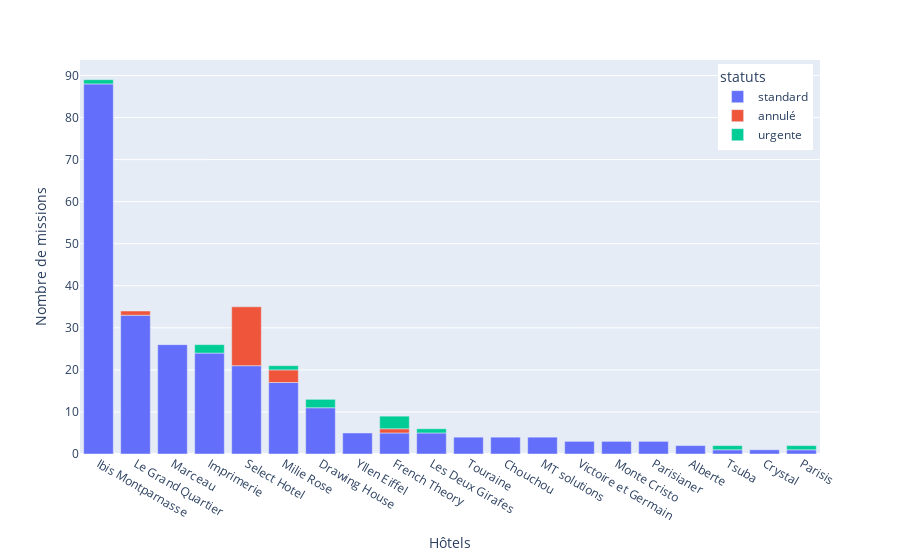

Notebook code cell kept with this figure:
### Code cell
date = "09-2023"
monthly_missions_status = (
    data[(data["periode_debut"] == date)]
    .groupby(["Propriété_clean", "statuts"])
    .count()
    .reset_index()
    .sort_values(by="Propriété", ascending=False)
    .iloc[:, :3]
)
fig = px.bar(
    monthly_missions_status, x="Propriété_clean", y="Propriété", color="statuts"
)

fig.update_layout(legend=dict(yanchor="top", y=0.99, xanchor="right", x=0.99))

fig.update_xaxes(title_text="Hôtels")
fig.update_yaxes(title_text="Nombre de missions")

### Figure 1 — Plotly figure (JSON) as saved in the notebook; plotly's stock layout.template omitted (floating-point values rounded to 4 significant figures)
{"data": [{"alignmentgroup": "True", "hovertemplate": "statuts=standard<br>Propriété_clean=%{x}<br>Propriété=%{y}<extra></extra>", "legendgroup": "standard", "marker": {"color": "#636efa", "pattern": {"shape": ""}}, "name": "standard", "offsetgroup": "standard", "orientation": "v", "showlegend": true, "textposition": "auto", "type": "bar", "x": ["Ibis Montparnasse", "Le Grand Quartier", "Marceau", "Imprimerie", "Select Hotel", "Milie Rose", "Drawing House", "Yllen Eiffel", "French Theory", "Les Deux Girafes", "Touraine", "Chouchou", "MT solutions ", "Victoire et Germain", "Monte Cristo", "Parisianer", "Alberte ", "Tsuba", "Crystal", "Parisis"], "xaxis": "x", "y": [88, 33, 26, 24, 21, 17, 11, 5, 5, 5, 4, 4, 4, 3, 3, 3, 2, 1, 1, 1], "yaxis": "y"}, {"alignmentgroup": "True", "hovertemplate": "statuts=annulé<br>Propriété_clean=%{x}<br>Propriété=%{y}<extra></extra>", "legendgroup": "annulé", "marker": {"color": "#EF553B", "pattern": {"shape": ""}}, "name": "annulé", "offsetgroup": "annulé", "orientation": "v", "showlegend": true, "textposition": "auto", "type": "bar", "x": ["Select Hotel", "Milie Rose", "Le Grand Quartier", "French Theory"], "xaxis": "x", "y": [14, 3, 1, 1], "yaxis": "y"}, {"alignmentgroup": "True", "hovertemplate": "statuts=urgente<br>Propriété_clean=%{x}<br>Propriété=%{y}<extra></extra>", "legendgroup": "urgente", "marker": {"color": "#00cc96", "pattern": {"shape": ""}}, "name": "urgente", "offsetgroup": "urgente", "orientation": "v", "showlegend": true, "textposition": "auto", "type": "bar", "x": ["French Theory", "Drawing House", "Imprimerie", "Tsuba", "Parisis", "Les Deux Girafes", "Milie Rose", "Ibis Montparnasse"], "xaxis": "x", "y": [3, 2, 2, 1, 1, 1, 1, 1], "yaxis": "y"}], "layout": {"barmode": "relative", "legend": {"title": {"text": "statuts"}, "tracegroupgap": 0, "x": 0.99, "xanchor": "right", "y": 0.99, "yanchor": "top"}, "margin": {"t": 60}, "xaxis": {"anchor": "y", "domain": [0, 1], "title": {"text": "Hôtels"}}, "yaxis": {"anchor": "x", "domain": [0, 1], "title": {"text": "Nombre de missions"}}}}
